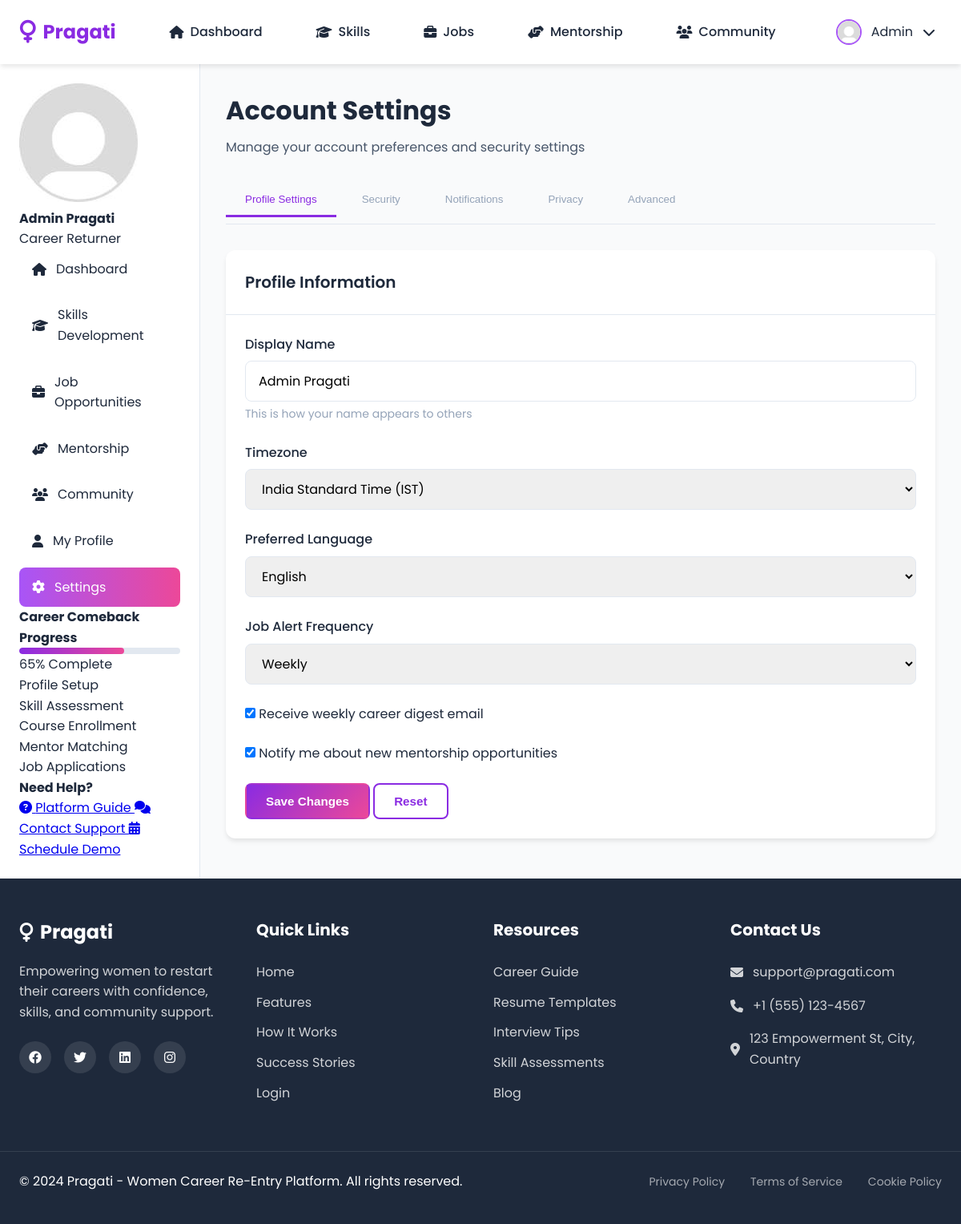
The app's page /dashboard/settings (signed in), older data.
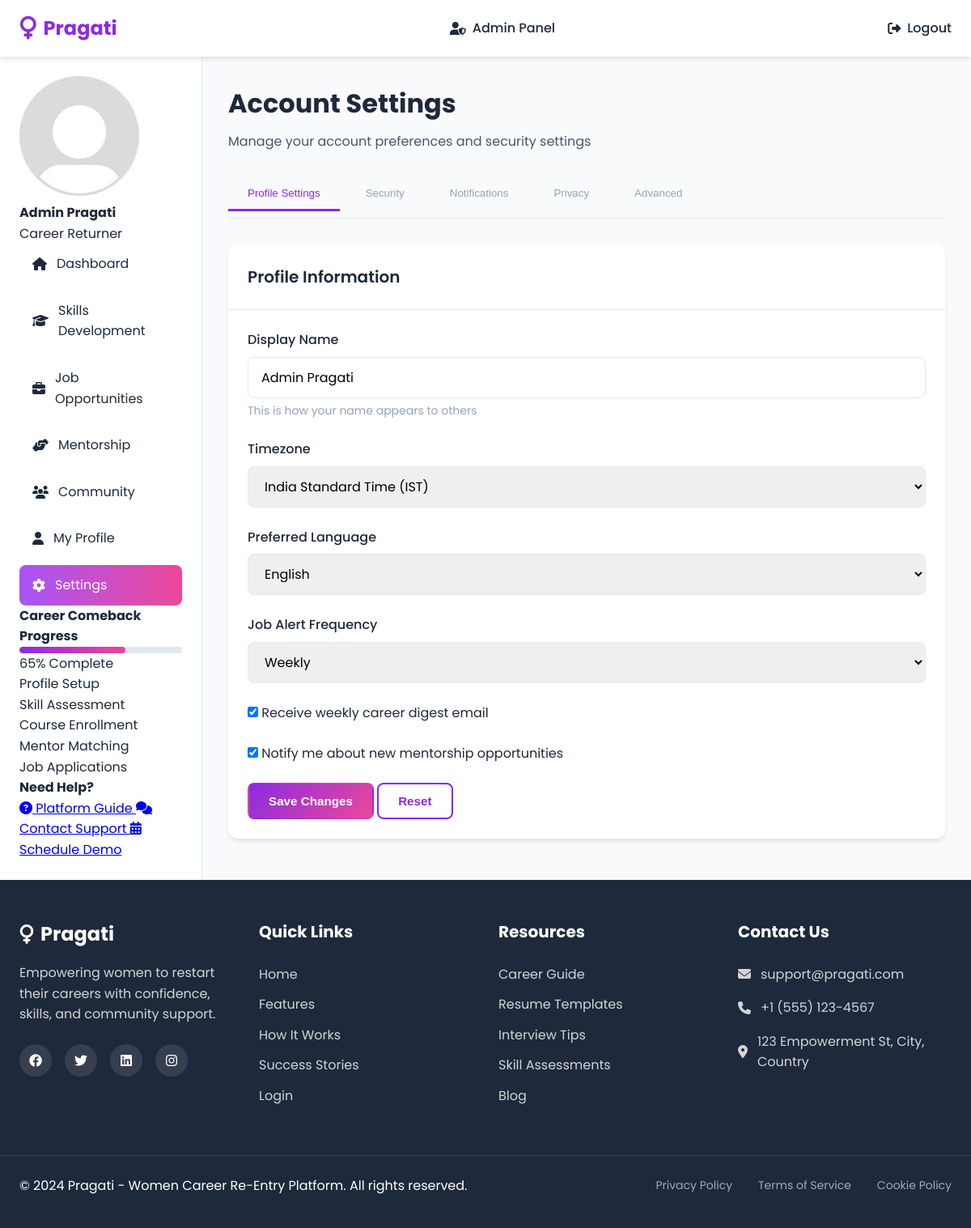
The same page, newer data.
### models.py (models this page shows, shortened)
class User(UserMixin, db.Model):
    __tablename__ = 'users'
    id = db.Column(db.Integer, primary_key=True)
    email = db.Column(db.String(120), unique=True, nullable=False)
    password_hash = db.Column(db.String(256), nullable=False)
    first_name = db.Column(db.String(50), nullable=False)
    last_name = db.Column(db.String(50), nullable=False)
    phone = db.Column(db.String(20))
    location = db.Column(db.String(100))
    role = db.Column(db.String(20), default='user')
    career_break_years = db.Column(db.Integer)
    previous_role = db.Column(db.String(100))
    desired_role = db.Column(db.String(100))
    skills = db.Column(db.Text)
    bio = db.Column(db.Text)
    profile_picture = db.Column(db.String(200))
    is_active = db.Column(db.Boolean, default=True)
    created_at = db.Column(db.DateTime, default=datetime.utcnow)
    last_login = db.Column(db.DateTime)
    company = db.Column(db.String(100))
    job_title = db.Column(db.String(100))
    experience_years = db.Column(db.Integer)
    is_verified_mentor = db.Column(db.Boolean, default=False)
    assessments = db.relationship('Assessment', backref='user', lazy=True)
    mentor_connections = db.relationship('MentorConnection',
                                         foreign_keys='MentorConnection.mentee_id',
                                         backref='mentee', lazy=True)
    job_applications = db.relationship('JobApplication', backref='applicant', lazy=True)
    courses = db.relationship('UserCourse', backref='user', lazy=True)

### routes/dashboard.py (the view)
@dashboard_bp.route('/settings')
@login_required
def settings():
    return render_template('dashboard/settings.html')

### app.py (called while the page is built)
@login_manager.user_loader
def load_user(user_id):
    return User.query.get(int(user_id))

### templates/dashboard/settings.html (shortened to what this page needs)
{% extends "dashboard/base.html" %}
{% block dashboard_content %}
<div class="settings-header">
    <h1>Account Settings</h1>
    <p>Manage your account preferences and security settings</p>
</div>
<div class="settings-container">
    <div class="settings-tabs">
        <button class="tab-btn active" data-tab="profile">Profile Settings</button>
        <button class="tab-btn" data-tab="security">Security</button>
        <button class="tab-btn" data-tab="notifications">Notifications</button>
        <button class="tab-btn" data-tab="privacy">Privacy</button>
        <button class="tab-btn" data-tab="advanced">Advanced</button>
    </div>
    <div class="tab-content active" id="profile">
        <div class="card">
            <div class="card-header">
                <h2 class="card-title">Profile Information</h2>
            </div>
            <div class="card-body">
                <form id="profileSettingsForm">
                    <div class="form-row">
                        <div class="form-group">
                            <label for="displayName" class="form-label">Display Name</label>
                            <input type="text" id="displayName" class="form-control"
                                   value="{{ current_user.first_name }} {{ current_user.last_name }}">
                            <small class="form-text">This is how your name appears to others</small>
                        </div>
                        <div class="form-group">
                            <label for="timezone" class="form-label">Timezone</label>
                            <select id="timezone" class="form-control">
                                <option value="IST" selected>India Standard Time (IST)</option>
                            </select>
                        </div>
                    </div>
                    <div class="form-group">
                        <label for="language" class="form-label">Preferred Language</label>
                        <select id="language" class="form-control">
                            <option value="en" selected>English</option>
                        </select>
                    </div>
                    <div class="form-group">
                        <label for="jobAlerts" class="form-label">Job Alert Frequency</label>
                        <select id="jobAlerts" class="form-control">
                            <option value="weekly" selected>Weekly</option>
                        </select>
                    </div>
                    <div class="form-group">
                        <label class="checkbox-container">
                            <input type="checkbox" id="emailDigest" checked>
                            Receive weekly career digest email
                        </label>
                    </div>
                    <div class="form-group">
                        <label class="checkbox-container">
                            <input type="checkbox" id="mentorUpdates" checked>
                            Notify me about new mentorship opportunities
                        </label>
                    </div>
                    <div class="form-actions">
                        <button type="submit" class="btn btn-primary">Save Changes</button>
                        <button type="reset" class="btn btn-outline">Reset</button>
                    </div>
                </form>
            </div>
        </div>
    </div>
</div>
{% endblock %}

### templates/dashboard/base.html (shortened to what this page needs)
{% extends "layout.html" %}
{% block content %}
<div class="dashboard">
    <aside class="sidebar">
        <div class="sidebar-profile">
            <img src="{{ current_user.profile_picture or url_for('static', filename='images/avatar-placeholder.png') }}"
                alt="Profile" class="sidebar-avatar">
            <div class="sidebar-user-info">
                <h4>{{ current_user.first_name }} {{ current_user.last_name }}</h4>
                <p>{{ current_user.desired_role or 'Career Returner' }}</p>
            </div>
        </div>
        <nav class="sidebar-nav">
            <a href="{{ url_for('dashboard.home') }}"
                class="sidebar-link {% if request.endpoint == 'dashboard.home' %}active{% endif %}">
                <i class="fas fa-home"></i> Dashboard
            </a>
            <a href="{{ url_for('dashboard.skills') }}"
                class="sidebar-link {% if request.endpoint == 'dashboard.skills' %}active{% endif %}">
                <i class="fas fa-graduation-cap"></i> Skills Development
            </a>
            <a href="{{ url_for('jobs.job_listings') }}"
                class="sidebar-link {% if 'jobs' in request.endpoint %}active{% endif %}">
                <i class="fas fa-briefcase"></i> Job Opportunities
            </a>
            <a href="{{ url_for('mentorship.mentor_list') }}"
                class="sidebar-link {% if 'mentorship' in request.endpoint %}active{% endif %}">
                <i class="fas fa-hands-helping"></i> Mentorship
            </a>
            <a href="{{ url_for('dashboard.community') }}"
                class="sidebar-link {% if request.endpoint == 'dashboard.community' %}active{% endif %}">
                <i class="fas fa-users"></i> Community
            </a>
            <a href="{{ url_for('dashboard.profile') }}"
                class="sidebar-link {% if request.endpoint == 'dashboard.profile' %}active{% endif %}">
                <i class="fas fa-user"></i> My Profile
            </a>
            <a href="{{ url_for('dashboard.settings') }}"
                class="sidebar-link {% if request.endpoint == 'dashboard.settings' %}active{% endif %}">
                <i class="fas fa-cog"></i> Settings
            </a>
        </nav>
        <div class="sidebar-progress">
            <h4>Career Comeback Progress</h4>
            <div class="progress">
                <div class="progress-bar" style="width: 65%"></div>
            </div>
            <p class="progress-text">65% Complete</p>
            <div class="progress-milestones">
                <div class="milestone">
                    <span class="milestone-label">Profile Setup</span>
                </div>
                <div class="milestone">
                    <span class="milestone-label">Skill Assessment</span>
                </div>
                <div class="milestone">
                    <span class="milestone-label">Course Enrollment</span>
                </div>
                <div class="milestone">
                    <span class="milestone-label">Mentor Matching</span>
                </div>
                <div class="milestone">
                    <span class="milestone-label">Job Applications</span>
                </div>
            </div>
        </div>
        <div class="sidebar-help">
            <h4>Need Help?</h4>
            <a href="#" class="help-link">
                <i class="fas fa-question-circle"></i> Platform Guide
            </a>
            <a href="#" class="help-link">
                <i class="fas fa-comments"></i> Contact Support
            </a>
            <a href="#" class="help-link">
                <i class="fas fa-calendar-alt"></i> Schedule Demo
            </a>
        </div>
    </aside>
    <main class="dashboard-content">
        {% block dashboard_content %}{% endblock %}
    </main>
</div>
{% endblock %}

### templates/layout.html (shortened to what this page needs)
<!DOCTYPE html>
<html lang="en">
<head>
    <link rel="stylesheet" href="https://cdnjs.cloudflare.com/ajax/libs/font-awesome/6.4.0/css/all.min.css">
    <link rel="stylesheet" href="{{ url_for('static', filename='css/main.css') }}">
</head>
<body>
    {% if not hide_nav %}
    <nav class="navbar">
        <div class="nav-container">
            <a href="{{ url_for('index') }}" class="nav-logo">
                <i class="fas fa-venus"></i>
                <span>Pragati</span>
            </a>
                {% if current_user.is_authenticated and current_user.role != 'admin' %}
    <a href="{{ url_for('dashboard.home') }}" class="nav-link">
        <i class="fas fa-home"></i> Dashboard
    </a>
    <a href="{{ url_for('dashboard.skills') }}" class="nav-link">
        <i class="fas fa-graduation-cap"></i> Skills
    </a>
    <a href="{{ url_for('jobs.job_listings') }}" class="nav-link">
        <i class="fas fa-briefcase"></i> Jobs
    </a>
    <a href="{{ url_for('mentorship.mentor_list') }}" class="nav-link">
        <i class="fas fa-hands-helping"></i> Mentorship
    </a>
    <a href="{{ url_for('dashboard.community') }}" class="nav-link">
        <i class="fas fa-users"></i> Community
    </a>
    <div class="nav-user">
        <img src="{{ current_user.profile_picture or url_for('static', filename='images/avatar-placeholder.png') }}"
            alt="Profile" class="user-avatar">
        <span>{{ current_user.first_name }}</span>
        <i class="fas fa-chevron-down"></i>
    </div>
{% elif current_user.is_authenticated and current_user.role == 'admin' %}
    <a href="{{ url_for('admin.dashboard') }}" class="nav-link">
        <i class="fas fa-user-shield"></i> Admin Panel
    </a>
    <a href="{{ url_for('auth.logout') }}" class="nav-link">
        <i class="fas fa-sign-out-alt"></i> Logout
    </a>
{% endif %}
            </div>
    </nav>
    {% endif %}
    <main>
        {% block content %}{% endblock %}
    </main>
    {% if not hide_footer %}
    <footer class="footer">
        <div class="footer-container">
            <div class="footer-section">
                <div class="footer-logo">
                    <i class="fas fa-venus"></i>
                    <span>Pragati</span>
                </div>
                <p class="footer-description">
                    Empowering women to restart their careers with confidence, skills, and community support.
                </p>
                <div class="social-links">
                    <a href="#" class="social-link"><i class="fab fa-facebook"></i></a>
                    <a href="#" class="social-link"><i class="fab fa-twitter"></i></a>
                    <a href="#" class="social-link"><i class="fab fa-linkedin"></i></a>
                    <a href="#" class="social-link"><i class="fab fa-instagram"></i></a>
                </div>
            </div>
            <div class="footer-section">
                <h3>Quick Links</h3>
                <ul class="footer-links">
                    <li><a href="{{ url_for('index') }}">Home</a></li>
                    <li><a href="#features">Features</a></li>
                    <li><a href="#how-it-works">How It Works</a></li>
                    <li><a href="#success-stories">Success Stories</a></li>
                    <li><a href="{{ url_for('auth.login') }}">Login</a></li>
                </ul>
            </div>
            <div class="footer-section">
                <h3>Resources</h3>
                <ul class="footer-links">
                    <li><a href="#">Career Guide</a></li>
                    <li><a href="#">Resume Templates</a></li>
                    <li><a href="#">Interview Tips</a></li>
                    <li><a href="#">Skill Assessments</a></li>
                    <li><a href="#">Blog</a></li>
                </ul>
            </div>
            <div class="footer-section">
                <h3>Contact Us</h3>
                <ul class="footer-contact">
                    <li><i class="fas fa-envelope"></i> support@pragati.com</li>
                    <li><i class="fas fa-phone"></i> +1 (555) 123-4567</li>
                    <li><i class="fas fa-map-marker-alt"></i> 123 Empowerment St, City, Country</li>
                </ul>
            </div>
        </div>
        <div class="footer-bottom">
            <p>&copy; 2024 Pragati - Women Career Re-Entry Platform. All rights reserved.</p>
            <div class="footer-legal">
                <a href="#">Privacy Policy</a>
                <a href="#">Terms of Service</a>
                <a href="#">Cookie Policy</a>
            </div>
        </div>
    </footer>
    {% endif %}
</body>
</html>

### templates/dashboard/settings.html (style rules this page uses)
.settings-header { margin-bottom: 2rem; }
.settings-header h1 { font-size: 2rem; color: var(--dark-color); margin-bottom: 0.5rem; }
.settings-header p { color: var(--gray-dark); }
.settings-tabs { display: flex; gap: 0.5rem; margin-bottom: 2rem; border-bottom: 1px solid var(--gray-light); padding-bottom: 0.5rem; flex-wrap: wrap; }
.tab-btn { padding: 0.75rem 1.5rem; background: none; border: none; border-bottom: 3px solid transparent; color: var(--gray); font-weight: 500; cursor: pointer; transition: all 0.3s; border-radius: var(--radius) var(--radius) 0 0; }
.tab-btn.active { color: var(--primary-color); border-bottom-color: var(--primary-color); }
.tab-content { display: none; }
.tab-content.active { display: block; animation: fadeIn 0.3s ease; }

Row changes from the older to the newer data that the page shows:
changed User "Admin": role "mentee" → "admin" (drawn); first_name "Admin" → (not shown)
Text that changed along with them:
text no longer shown: "Dashboard Skills Jobs Mentorship Community"
text now shown: "Admin Panel Logout"
